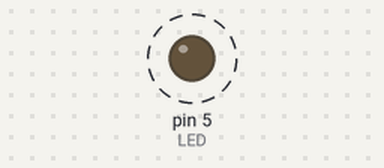
This sketch was run on a simulated Arduino Uno, built with avr-gcc and run on an emulated ATmega328P. On the bench: output pins drawn as LEDs (lit = HIGH). Dashed ring = blinking. What the sketch prints to the serial monitor is not drawn.

Above: at 0.5 s.
Timing chart, 0 to 4.6 s (numbered marks = the images above):
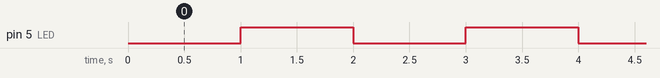

Measured:
- by itself, pin 5 (LED): alternates HIGH for 1.0 s and LOW for 1.0 s

The sketch:

Harjoitus_02.ino
```cpp
#define LED 5
#define LEDON LOW
#define LEDOFF HIGH

void setup(){
  pinMode(LED, OUTPUT);
  Serial.begin(9600);
}

int viive = 1000;

void loop(){
  digitalWrite(LED, LEDON);
  Serial.println("Syttyy");
  delay(viive);
  digitalWrite(LED, LEDOFF);
  Serial.println("sammuu");
  delay(viive);

}
```
